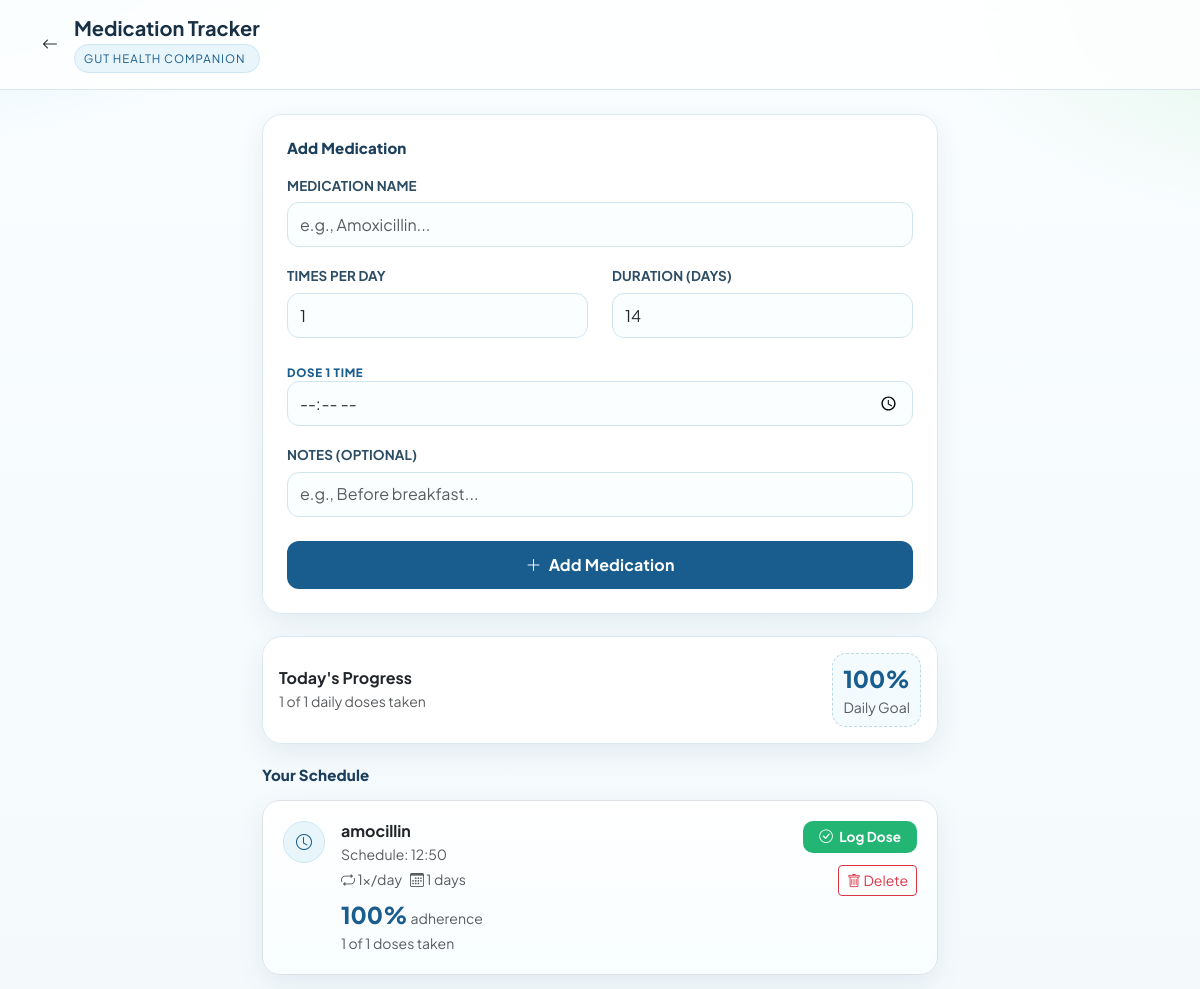
The app's page /view_meds (signed in) with its own data.
### tables this page shows
CREATE TABLE medications (
            id INTEGER PRIMARY KEY AUTOINCREMENT,
            user_id INTEGER,
            name TEXT NOT NULL,
            dosage TEXT,
            time TEXT NOT NULL,
            times_per_day INTEGER DEFAULT 1,
            duration_days INTEGER DEFAULT 14,
            instructions TEXT,
            taken_today INTEGER DEFAULT 0,
            last_taken_date TEXT, total_taken INTEGER DEFAULT 0,
            FOREIGN KEY(user_id) REFERENCES users(id)
        );

### app.py (the view)
@app.route("/view_meds")
def view_meds():
    if not is_logged_in():
        return redirect(url_for("login"))
    with get_db() as conn:
        meds = conn.execute("SELECT * FROM medications WHERE user_id = ? ORDER BY id DESC", (session["user_id"],)).fetchall()
    return render_template("view_meds.html", meds=meds)

### app.py (called while the page is built)
@contextmanager
def get_db():
    conn = sqlite3.connect(DB_PATH)
    conn.row_factory = sqlite3.Row
    try:
        yield conn
        conn.commit()
    except Exception as e:
        conn.rollback()
        logging.error(f"Database Error: {e}")
        raise
    finally:
        conn.close()

def is_logged_in():
    return "user_id" in session

### templates/view_meds.html (shortened to what this page needs)
<!DOCTYPE html>
<html lang="en">
<head>
    <link href="https://cdn.jsdelivr.net/npm/bootstrap@5.3.0/dist/css/bootstrap.min.css" rel="stylesheet">
    <link rel="stylesheet" href="https://cdn.jsdelivr.net/npm/bootstrap-icons@1.10.5/font/bootstrap-icons.css">
</head>
<body>
<div class="header-nav mb-4">
    <div class="container d-flex align-items-center">
        <a href="/" class="text-dark me-3"><i class="bi bi-arrow-left"></i></a>
        <div>
            <h1 class="h5 mb-0 fw-bold">Medication Tracker</h1>
            <div class="brand-pill mt-1">Gut Health Companion</div>
        </div>
    </div>
</div>
<div class="container" style="max-width: 700px;">
    <div class="card p-4 fade-in-up">
        <h2 class="section-title">Add Medication</h2>
        <form action="/add_med" method="POST">
            <div class="mb-3">
                <label class="form-label">Medication Name</label>
                <input type="text" name="name" class="form-control" placeholder="e.g., Amoxicillin..." required>
            </div>
            <div class="row">
                <div class="col-6 mb-3">
                    <label class="form-label">Times Per Day</label>
                    <input type="number" id="times_per_day" name="times_per_day" class="form-control" value="1" min="1" max="6" oninput="generateTimeInputs()">
                </div>
                <div class="col-6 mb-3">
                    <label class="form-label">Duration (Days)</label>
                    <input type="number" name="duration_days" class="form-control" value="14" min="1">
                </div>
            </div>
            <div id="time-inputs-container" class="mb-3">
                <div class="time-slot-label">Dose 1 Time</div>
                <input type="time" name="time" class="form-control" required>
            </div>
            <div class="mb-4">
                <label class="form-label">Notes (Optional)</label>
                <input type="text" name="instructions" class="form-control" placeholder="e.g., Before breakfast...">
            </div>
            <button type="submit" class="btn btn-primary-gh w-100 text-white">
                <i class="bi bi-plus-lg me-1"></i> Add Medication
            </button>
        </form>
    </div>
    <div class="card p-3 fade-in-up">
        <div class="d-flex justify-content-between align-items-center">
            {% set taken = meds|sum(attribute='taken_today') %}
            {% set total = meds|sum(attribute='times_per_day') %}
            <div>
                <h3 class="h6 fw-bold mb-1">Today's Progress</h3>
                <p class="small text-muted mb-0">
                    {{ taken }} of {{ total }} daily doses taken
                </p>
            </div>
            <div class="text-end progress-shell">
                {% set percent = (taken / total * 100)|int if total > 0 else 0 %}
                <span class="percentage-text">{{ percent }}%</span>
                <div class="small text-muted">Daily Goal</div>
            </div>
        </div>
    </div>
    <h2 class="section-title mb-3">Your Schedule</h2>
    {% if meds %}
        {% for med in meds %}
        {% set med_total = med.times_per_day * med.duration_days %}
        {% set med_percent = (med.total_taken / med_total * 100)|int if med_total > 0 else 0 %}
        <div class="card med-card border fade-in-up">
            <div class="d-flex justify-content-between align-items-start">
                <div class="d-flex gap-3">
                    <div class="med-time-icon"><i class="bi bi-clock"></i></div>
                    <div>
                        <h4 class="h6 fw-bold mb-1">{{ med.name }}</h4>
                        <div class="small text-muted mb-1">Schedule: {{ med.time }}</div>
                        <div class="d-flex gap-2 small text-muted">
                            <span><i class="bi bi-repeat"></i> {{ med.times_per_day }}x/day</span>
                            <span><i class="bi bi-calendar3"></i> {{ med.duration_days }} days</span>
                        </div>
                        <div class="mt-2">
                            <span class="percentage-text">{{ med_percent }}%</span>
                            <span class="small text-muted">adherence</span>
                        </div>
                        <div class="small text-muted">{{ med.total_taken }} of {{ med_total }} doses taken</div>
                    </div>
                </div>
                <div class="d-flex flex-column align-items-end gap-2">
                    <form action="/mark_taken/{{ med.id }}" method="POST" class="mb-1">
                        <button type="submit" class="btn btn-success-gh text-white px-3">
                            <i class="bi bi-check-circle me-1"></i> Log Dose
                        </button>
                    </form>
                    <form action="/delete_med/{{ med.id }}" method="POST" onsubmit="return confirm('Delete this medication?');">
                        <button type="submit" class="btn btn-outline-danger btn-sm px-2"><i class="bi bi-trash"></i> Delete</button>
                    </form>
                </div>
            </div>
        </div>
        {% endfor %}
    {% else %}
        <div class="text-center py-4 text-muted">No medications logged yet.</div>
    {% endif %}
</div>
</body>
</html>

### templates/view_meds.html (style rules this page uses)
:root { --gh-blue: #195d8f; --gh-blue-2: #1d4f7d; --gh-green: #22b573; --gh-ink: #183045; --gh-soft: #e8f6fb; --gh-bg: #f4fafc; }
body { background: radial-gradient(60rem 28rem at -12% -10%, #c8eef9 0%, transparent 55%), radial-gradient(45rem 26rem at 108% 0%, #dff6e8 0%, transparent 52%), linear-gradient(180deg, #fafdff 0%, var(--gh-bg) 100%); font-family: 'Plus Jakarta Sans', sans-serif; color: var(--gh-ink); min-height: 100vh; }
.header-nav { background: rgba(255, 255, 255, 0.82); border-bottom: 1px solid #d9e8ef; padding: 16px 0; backdrop-filter: blur(10px); position: sticky; top: 0; z-index: 20; }
.brand-pill { font-size: 0.72rem; letter-spacing: 0.08em; text-transform: uppercase; color: var(--gh-blue); background: #e8f5fb; border: 1px solid #cde7f3; padding: 0.3rem 0.55rem; border-radius: 999px; }
.card { border-radius: 20px; border: 1px solid #dbeaf1; box-shadow: 0 10px 28px rgba(19, 70, 105, 0.08); margin-bottom: 22px; background: rgba(255, 255, 255, 0.95); }
.section-title { font-size: 0.94rem; font-weight: 800; letter-spacing: 0.01em; margin-bottom: 1rem; color: #1b3f5d; }
.form-label { font-weight: 700; color: #2d4d64; font-size: 0.84rem; letter-spacing: 0.01em; text-transform: uppercase; margin-bottom: 0.4rem; }
.form-control { border-radius: 12px; border: 1px solid #d1e5ef; background: #fbfeff; min-height: 45px; }
.btn-primary-gh { background-color: var(--gh-blue); border: none; color: #fff; padding: 12px; border-radius: 12px; font-weight: 700; letter-spacing: 0.01em; transition: transform 0.18s ease, background-color 0.2s ease, box-shadow 0.2s ease; }
.btn-success-gh { background-color: var(--gh-green); border: none; border-radius: 10px; font-size: 0.85rem; font-weight: 700; transition: transform 0.18s ease, filter 0.18s ease; }
.med-card { border-radius: 18px; padding: 20px; background: linear-gradient(180deg, #ffffff 0%, #f8fdff 100%); margin-bottom: 14px; transition: transform 0.2s ease, box-shadow 0.2s ease; }
.med-time-icon { background: var(--gh-soft); color: var(--gh-blue); width: 42px; height: 42px; border-radius: 50%; display: flex; align-items: center; justify-content: center; border: 1px solid #cee8f4; }
.percentage-text { font-size: 1.45rem; font-weight: 800; color: var(--gh-blue); }
.time-slot-label { font-size: 0.72rem; color: var(--gh-blue); font-weight: 800; text-transform: uppercase; margin-top: 10px; letter-spacing: 0.06em; }
.progress-shell { border: 1px dashed #bcd9e7; border-radius: 14px; padding: 8px 10px; background: #f4fbff; }
.fade-in-up { animation: fadeInUp 0.45s ease both; }

### records on screen
medications: name "amocillin", time "12:50", times_per_day "1", duration_days "1", med_percent "100", total_taken "1", med_total "1"

### other values on screen
{{ taken }} "1"
{{ total }} "1"
{{ percent }} "100"
